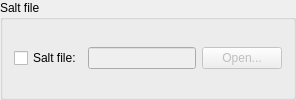
             <widget class="QGroupBox" name="groupBox_hc_saltfile">
              <property name="title">
               <string>Salt file</string>
              </property>
              <layout class="QGridLayout" name="gridLayout">
               <item row="0" column="0">
                <layout class="QHBoxLayout" name="horizontalLayout_16">
                 <item>
                  <widget class="QCheckBox" name="checkBox_hc_saltfile">
                   <property name="text">
                    <string>Salt file:</string>
                   </property>
                  </widget>
                 </item>
                 <item>
                  <layout class="QHBoxLayout" name="horizontalLayout_15">
                   <item>
                    <widget class="QLineEdit" name="lineEdit_hc_open_saltfile">
                     <property name="enabled">
                      <bool>false</bool>
                     </property>
                     <property name="readOnly">
                      <bool>false</bool>
                     </property>
                    </widget>
                   </item>
                   <item>
                    <widget class="QPushButton" name="pushButton_hc_open_saltfile">
                     <property name="enabled">
                      <bool>false</bool>
                     </property>
                     <property name="text">
                      <string>Open...</string>
                     </property>
                    </widget>
                   </item>
                  </layout>
                 </item>
                </layout>
               </item>
              </layout>
             </widget>
